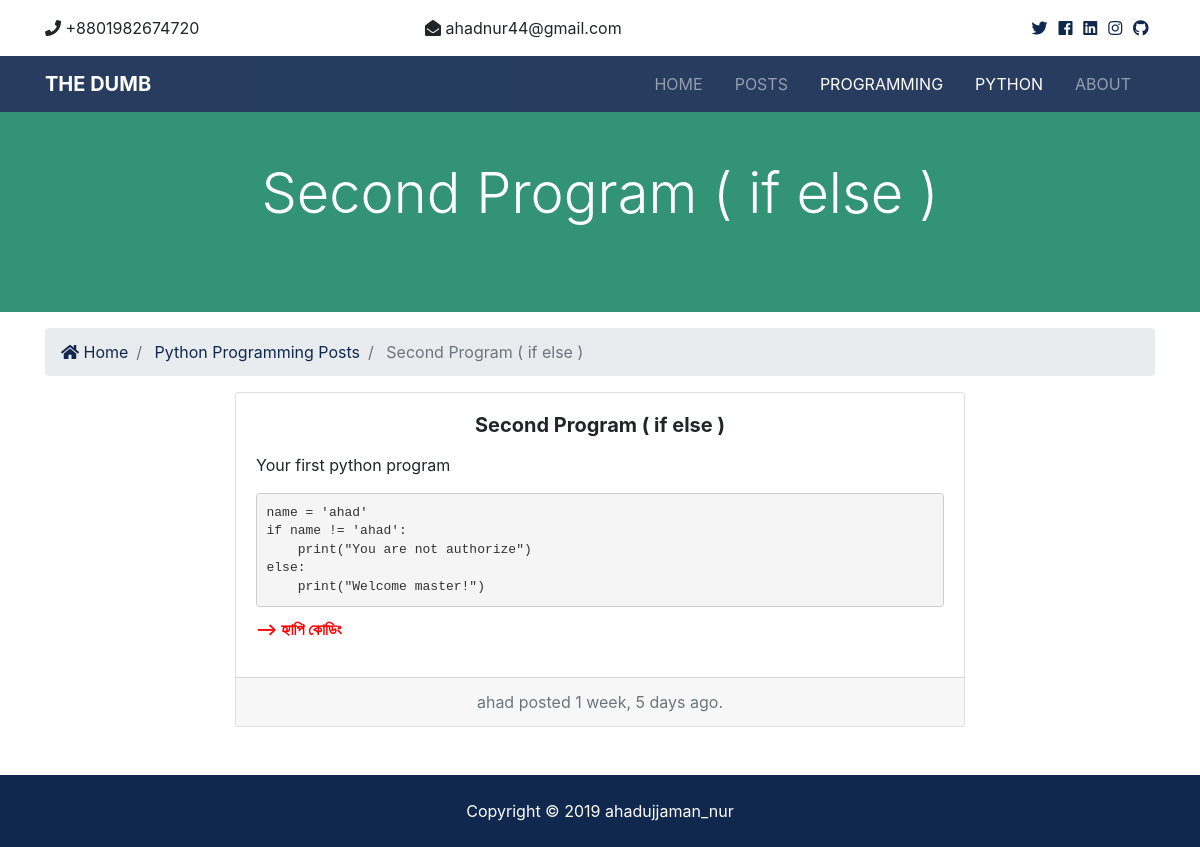
Page /programming/python/3/ on the committed database.
### programming/models.py (models this page shows, shortened)
class Python(models.Model):
    title = models.CharField(max_length=100)
    author = models.ForeignKey(User, blank=True, on_delete=models.CASCADE)
    body = models.TextField()
    date = models.DateTimeField(default=datetime.now, blank=True)
    is_published = models.BooleanField(default=True)

### programming/views.py (the view)
# urls.py: path('python/<int:python_id>/', views.python_post, name='python_post'),
def python_post(request, python_id):
    post = get_object_or_404(Python, pk=python_id)
    context = {
        'post': post
    }
    return render(request, 'python/python_post.html', context)

### templates/python/python_post.html (shortened to what this page needs)
{% extends 'base.html' %}
{% load humanize %}
{% block content %}
  <section id="showcase-inner" class="py-5 text-white">
    <div class="container">
      <div class="row text-center">
        <div class="col-md-12">
          <h1 class="display-4">{{ post.title }}</h1>
        </div>
      </div>
    </div>
  </section>
  <section id="bc" class="mt-3">
    <div class="container">
      <nav aria-label="breadcrumb">
        <ol class="breadcrumb">
          <li class="breadcrumb-item">
            <a href="{% url 'index' %}">
              <i class="fas fa-home"></i> Home</a>
          </li>
          <li class="breadcrumb-item">
            <a href="{% url 'python' %}">Python Programming Posts</a>
          </li>
          <li class="breadcrumb-item active"> {{ post.title }}</li>
        </ol>
      </nav>
    </div>
  </section>
  <div class="container">
    <div class="row">
        <div class="col-lg-8 col-md-10 mx-auto">
            <div class="card text-center">
                <div class="card-body">
                  <h5 class="card-title"><b>{{ post.title }}</b></h5>
                  <div align="justify">
                    <p class="card-text">{{ post.body | safe }}</p>
                  </div>
                </div>
                <div class="card-footer text-muted">
                  {{ post.author }} posted {{ post.date | timesince}} ago.
                  <br>
                </div>
            </div>
        </div>
    </div>
    <br>
  </div>
  <br>
{% endblock %}

### myblog/staticfiles/css/all.css (style rules this page uses)
.fa, .fas, .far, .fal, .fab { -moz-osx-font-smoothing: grayscale; -webkit-font-smoothing: antialiased; display: inline-block; font-style: normal; font-variant: normal; text-rendering: auto; line-height: 1; }
.fa-home:before { content: "\f015"; }
.fa, .fas { font-family: 'Font Awesome 5 Free'; font-weight: 900; }

### myblog/staticfiles/css/style.css (style rules this page uses)
pre { display: block; padding: 9.5px; margin: 0 0 10px; margin-bottom: 10px; font-size: 13px; line-height: 1.42857143; color: #333; word-break: break-all; word-wrap: break-word; background-color: #f5f5f5; border: 1px solid #ccc; border-radius: 4px; }
#showcase-inner { background: #7dcea0; position: relative; overflow: hidden; min-height: 200px; }
#showcase-inner::before { content: ''; position: absolute; top: 0; left: 0; min-height: 100%; width: 100%; background: rgba(32, 134, 107, 0.8); }

### rows in the picture
Python: title "Second Program ( if else )", body "Your first python program name = 'ahad' if name != 'ahad': print(\"You are not authorize\") else: print(\"Welcome master!\") --> হ্যাপি কোডিং", author "ahad", date "1 week, 5 days"
